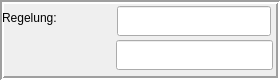
   <widget class="caFrame" name="caframe">
    <property name="geometry">
     <rect>
      <x>1305</x>
      <y>48</y>
      <width>280</width>
      <height>80</height>
     </rect>
    </property>
    <property name="frameShape">
     <enum>QFrame::Box</enum>
    </property>
    <property name="frameShadow">
     <enum>QFrame::Sunken</enum>
    </property>
    <property name="lineWidth">
     <number>2</number>
    </property>
    <widget class="caLabel" name="caLabel_13">
     <property name="geometry">
      <rect>
       <x>2</x>
       <y>4</y>
       <width>112</width>
       <height>27</height>
      </rect>
     </property>
     <property name="frameShape">
      <enum>QFrame::NoFrame</enum>
     </property>
     <property name="text">
      <string>Regelung:</string>
     </property>
     <property name="alignment">
      <set>Qt::AlignAbsolute|Qt::AlignLeading|Qt::AlignLeft|Qt::AlignVCenter</set>
     </property>
     <property name="fontScaleMode">
      <enum>ESimpleLabel::WidthAndHeight</enum>
     </property>
     <property name="foreground">
      <color>
       <red>10</red>
       <green>0</green>
       <blue>184</blue>
      </color>
     </property>
     <property name="background">
      <color alpha="0">
       <red>10</red>
       <green>0</green>
       <blue>184</blue>
      </color>
     </property>
    </widget>
    <widget class="caByte" name="caByte_7">
     <property name="geometry">
      <rect>
       <x>51</x>
       <y>40</y>
       <width>30</width>
       <height>30</height>
      </rect>
     </property>
     <property name="channel" stdset="0">
      <string>XPROREG:STAB:1</string>
     </property>
     <property name="direction">
      <enum>caByte::Down</enum>
     </property>
     <property name="startBit">
      <number>0</number>
     </property>
     <property name="endBit">
      <number>0</number>
     </property>
     <property name="colorMode">
      <enum>caByte::Static</enum>
     </property>
     <property name="foreground" stdset="0">
      <color>
       <red>60</red>
       <green>180</green>
       <blue>32</blue>
      </color>
     </property>
     <property name="background" stdset="0">
      <color>
       <red>253</red>
       <green>0</green>
       <blue>0</blue>
      </color>
     </property>
    </widget>
    <widget class="caLineEdit" name="caLineEdit_76">
     <property name="geometry">
      <rect>
       <x>116</x>
       <y>40</y>
       <width>157</width>
       <height>30</height>
      </rect>
     </property>
     <property name="alignment">
      <set>Qt::AlignAbsolute|Qt::AlignLeading|Qt::AlignLeft|Qt::AlignVCenter</set>
     </property>
     <property name="channel" stdset="0">
      <string>EMJCYV:CTRL:1</string>
     </property>
     <property name="foreground">
      <color>
       <red>0</red>
       <green>0</green>
       <blue>0</blue>
      </color>
     </property>
     <property name="background">
      <color>
       <red>200</red>
       <green>200</green>
       <blue>200</blue>
      </color>
     </property>
     <property name="colorMode">
      <enum>caLineEdit::Static</enum>
     </property>
     <property name="precisionMode">
      <enum>caLineEdit::Channel</enum>
     </property>
     <property name="limitsMode">
      <enum>caLineEdit::Channel</enum>
     </property>
     <property name="maxValue">
      <double>1.000000000000000</double>
     </property>
     <property name="minValue">
      <double>0.000000000000000</double>
     </property>
     <property name="fontScaleMode">
      <enum>caLineEdit::WidthAndHeight</enum>
     </property>
     <property name="formatType">
      <enum>caLineEdit::decimal</enum>
     </property>
    </widget>
    <widget class="caLineEdit" name="caLineEdit_16">
     <property name="geometry">
      <rect>
       <x>117</x>
       <y>6</y>
       <width>154</width>
       <height>30</height>
      </rect>
     </property>
     <property name="alignment">
      <set>Qt::AlignAbsolute|Qt::AlignLeading|Qt::AlignLeft|Qt::AlignVCenter</set>
     </property>
     <property name="channel" stdset="0">
      <string>EMJCYV:STA3:2</string>
     </property>
     <property name="foreground">
      <color>
       <red>0</red>
       <green>0</green>
       <blue>0</blue>
      </color>
     </property>
     <property name="background">
      <color>
       <red>200</red>
       <green>200</green>
       <blue>200</blue>
      </color>
     </property>
     <property name="colorMode">
      <enum>caLineEdit::Static</enum>
     </property>
     <property name="precisionMode">
      <enum>caLineEdit::Channel</enum>
     </property>
     <property name="limitsMode">
      <enum>caLineEdit::Channel</enum>
     </property>
     <property name="maxValue">
      <double>1.000000000000000</double>
     </property>
     <property name="minValue">
      <double>0.000000000000000</double>
     </property>
     <property name="fontScaleMode">
      <enum>caLineEdit::WidthAndHeight</enum>
     </property>
     <property name="formatType">
      <enum>caLineEdit::decimal</enum>
     </property>
    </widget>
   </widget>
